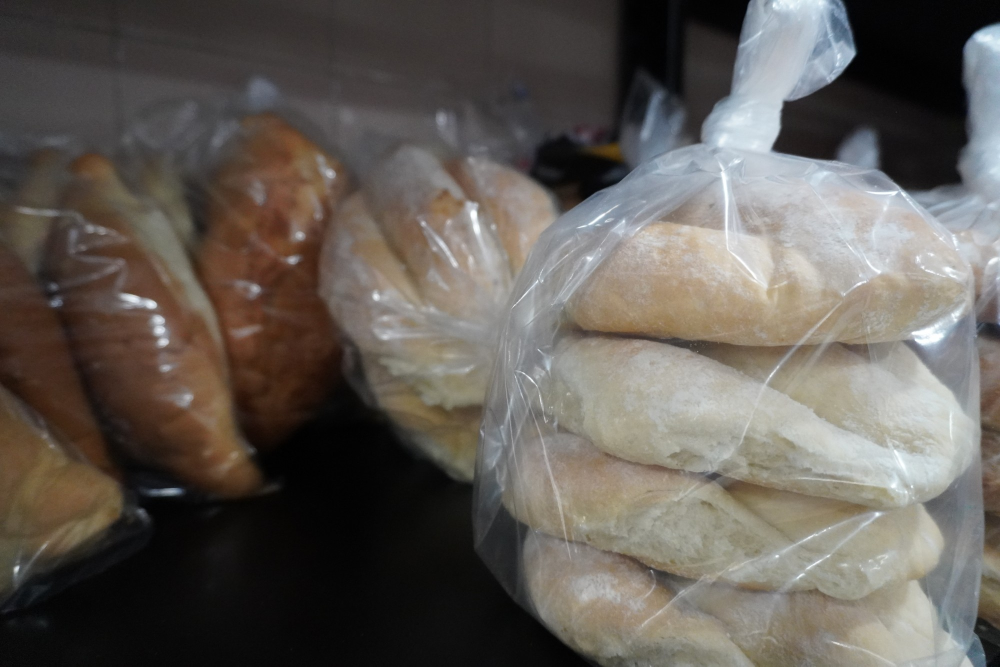
#> input picture src/images/bolillos.jpg, 2000 x 1333 px (shown at 1/2 size)
$ python -i build.py   (imports and definitions only)
#> lines starting #> are read from the running program, lines starting #| are printed output that depends on the picture
#!/usr/bin/env python3
"""Genera el sitio estático de Casa Chelito en docs/ (carpeta que publica GitHub Pages).

Uso:  python3 tools/build.py

- Páginas: src/pages/*.html  (contenido)  +  src/partials/*.html  (encabezado, pie…)
- Textos:  src/i18n/{es,en,fr}.json  →  se genera una copia de cada página por idioma
- Datos:   src/config.json  (teléfono, dirección, mapa…)
- Fotos:   src/images/*  →  docs/assets/img en AVIF, WebP y JPEG a varios tamaños

Marcas en las plantillas:
  {{t.clave}}            texto traducido
  {{c.clave}}            dato de config.json
  {{base}}               ruta relativa a la raíz del sitio ("../" dentro de /es/)
  {{lang}}               idioma actual
  {{> parcial}}          inserta src/partials/parcial.html
  {{img nombre alt=clave sizes="…" class="…" eager}}   imagen responsiva
"""
import html
import json
import re
import shutil
from pathlib import Path

from PIL import Image, ImageEnhance, ImageFilter, ImageOps

RAIZ = Path(__file__).resolve().parent.parent
SRC = RAIZ / "src"
OUT = RAIZ / "docs"
IDIOMAS = ["es", "en", "fr"]
NOMBRES_IDIOMA = {"es": "Español", "en": "English", "fr": "Français"}
LOCALES = {"es": "es_MX", "en": "en_CA", "fr": "fr_CA"}
ANCHOS = [400, 800, 1200, 1600]

PAGINAS = [
    # id, archivo, clave del título, clave de la descripción, mostrar banda de pedido
    ("inicio", "index.html", None, "meta.descInicio", True),
    ("pan", "pan.html", "nav.pan", "meta.descPan", True),
    ("paletas", "paletas.html", "nav.paletas", "meta.descPaletas", True),
    ("abarrotes", "abarrotes.html", "nav.abarrotes", "meta.descAbarrotes", True),
    ("contacto", "contacto.html", "nav.contacto", "meta.descContacto", False),
]

# [1 line that did not run here, left out]
# [1 line that did not run here, left out]


# ---------- Imágenes ----------

DIMENSIONES = {}


# [33 lines left out: function optimizar_imagenes, not called in this run]


def anchos_para(ancho_original):
    anchos = [a for a in ANCHOS if a < ancho_original]
    return anchos + [min(ancho_original, ANCHOS[-1])] if ancho_original <= ANCHOS[-1] else ANCHOS


def generar_logo(im, destino):
    im = im.convert("RGBA")
    for lado in (112, 240, 500):
        copia = im.resize((lado, lado), Image.LANCZOS)
        copia.save(destino / f"logo-{lado}.webp", "WEBP", quality=88, method=6)
        copia.save(destino / f"logo-{lado}.png", "PNG", optimize=True)
    im.resize((180, 180), Image.LANCZOS).save(OUT / "apple-touch-icon.png", optimize=True)
    im.resize((48, 48), Image.LANCZOS).save(OUT / "favicon.png", optimize=True)
    # Imagen para compartir en redes (1200×630)
    lienzo = Image.new("RGB", (1200, 630), (234, 210, 223))
    logo = im.resize((560, 560), Image.LANCZOS)
    lienzo.paste(logo, (320, 35), logo)
    lienzo.save(destino / "compartir.jpg", "JPEG", quality=85, optimize=True)


# [19 lines left out: function imagen, not called in this run]


# ---------- Plantillas ----------

RE_IMG = re.compile(r'\{\{img (\S+)((?:\s+\w+(?:="[^"]*"|=\S+)?)*)\s*\}\}')
RE_ATTR = re.compile(r'(\w+)(?:="([^"]*)"|=(\S+))?')


# [35 lines left out: function renderizar, not called in this run]


def archivo_de(pagina_id):
    return next(p[1] for p in PAGINAS if p[0] == pagina_id)


# [17 lines left out: functions menu, selector_idiomas, not called in this run]


def url_absoluta(lang, pagina):
    archivo = archivo_de(pagina)
    return CONFIG["url"] + f"{lang}/" + ("" if archivo == "index.html" else archivo)


# [4 lines left out: function hreflang, not called in this run]


ICONOS = {
    "instagram": '<svg viewBox="0 0 24 24" width="22" height="22" aria-hidden="true"><path fill="currentColor" d="M12 2.2c3.2 0 3.6 0 4.8.1 1.2.1 1.8.2 2.2.4.6.2 1 .5 1.4.9.4.4.7.8.9 1.4.2.4.4 1.1.4 2.2.1 1.3.1 1.6.1 4.8s0 3.6-.1 4.8c-.1 1.2-.2 1.8-.4 2.2-.2.6-.5 1-.9 1.4-.4.4-.8.7-1.4.9-.4.2-1.1.4-2.2.4-1.3.1-1.6.1-4.8.1s-3.6 0-4.8-.1c-1.2-.1-1.8-.2-2.2-.4-.6-.2-1-.5-1.4-.9-.4-.4-.7-.8-.9-1.4-.2-.4-.4-1.1-.4-2.2C2.2 15.6 2.2 15.2 2.2 12s0-3.6.1-4.8c.1-1.2.2-1.8.4-2.2.2-.6.5-1 .9-1.4.4-.4.8-.7 1.4-.9.4-.2 1.1-.4 2.2-.4C8.4 2.2 8.8 2.2 12 2.2zm0 1.8c-3.1 0-3.5 0-4.7.1-1 0-1.6.2-2 .3-.5.2-.8.4-1.2.8-.4.4-.6.7-.8 1.2-.1.4-.3.9-.3 2C3 9.5 3 9.9 3 12s0 3.5.1 4.7c0 1 .2 1.6.3 2 .2.5.4.8.8 1.2.4.4.7.6 1.2.8.4.1.9.3 2 .3 1.2.1 1.6.1 4.7.1s3.5 0 4.7-.1c1 0 1.6-.2 2-.3.5-.2.8-.4 1.2-.8.4-.4.6-.7.8-1.2.1-.4.3-.9.3-2 .1-1.2.1-1.6.1-4.7s0-3.5-.1-4.7c0-1-.2-1.6-.3-2-.2-.5-.4-.8-.8-1.2-.4-.4-.7-.6-1.2-.8-.4-.1-.9-.3-2-.3C15.5 4 15.1 4 12 4zm0 3.1a4.9 4.9 0 1 1 0 9.8 4.9 4.9 0 0 1 0-9.8zm0 8a3.1 3.1 0 1 0 0-6.2 3.1 3.1 0 0 0 0 6.2zm6.2-8.2a1.1 1.1 0 1 1-2.3 0 1.1 1.1 0 0 1 2.3 0z"/></svg>',
    "facebook": '<svg viewBox="0 0 24 24" width="22" height="22" aria-hidden="true"><path fill="currentColor" d="M22 12a10 10 0 1 0-11.6 9.9v-7H7.9V12h2.5V9.8c0-2.5 1.5-3.9 3.8-3.9 1.1 0 2.2.2 2.2.2v2.5h-1.3c-1.2 0-1.6.8-1.6 1.6V12h2.8l-.4 2.9h-2.3v7A10 10 0 0 0 22 12z"/></svg>',
}


# [81 lines left out: functions redes, datos_estructurados, construir, not called in this run]


# [2 lines not run here, left out]

>>> from PIL import Image
>>> picture = Image.open('../src/images/bolillos.jpg')
#> picture is the input picture: PIL image 2000x1333 RGB; mean R, G, B 98.4, 92.9, 87.1
>>> result = generar_logo(picture, 'out.png')
#> the loop in generar_logo, `for lado in (112, 240, 500):` made 1 pass
#> pass 1, in generar_logo, `copia = im.resize((lado, lado), Image.LANCZOS)`:
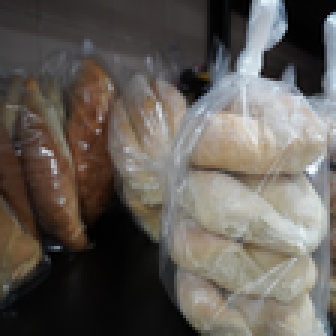
#> copia: PIL image 112x112 RGBA (shown 3 times larger); mean R, G, B, A 98.4, 92.9, 87.1, 255
#> (the run stopped early here; a loop or call above may not have finished)

$ run again, on assets/fotos/conchas-bolsa-600.webp
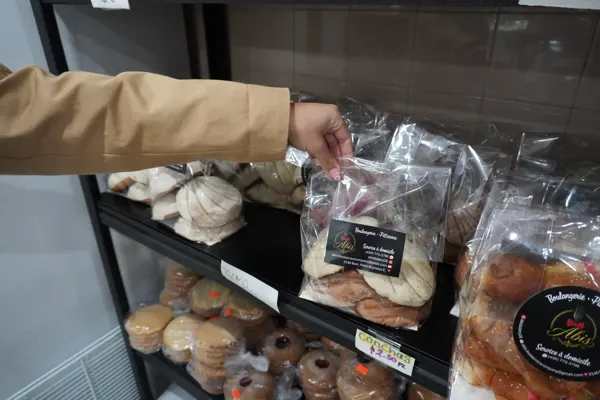
#> input picture assets/fotos/conchas-bolsa-600.webp, 600 x 400 px
#> picture is the input picture: PIL image 600x400 RGB; mean R, G, B 95.6, 89.5, 84.1
#> the loop in generar_logo, `for lado in (112, 240, 500):` made 1 pass
#> pass 1, in generar_logo, `copia = im.resize((lado, lado), Image.LANCZOS)`:
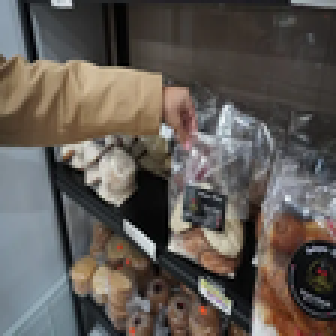
#> copia: PIL image 112x112 RGBA (shown 3 times larger); mean R, G, B, A 95.6, 89.5, 84.1, 255
